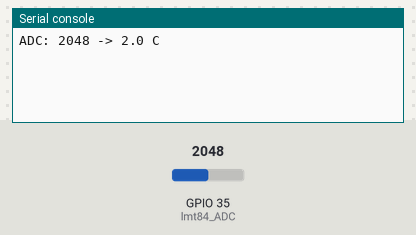
A program run on a simulated ESP32 board running MicroPython. On the bench: the last lines printed to the serial console. The test bench sets the inputs (shaded band); at power-on: GPIO 35 (lmt84_ADC) = 2048 (analog values on the 0–4095 scale).

Above: at 1.2 s.
1.3 s: GPIO 35 (lmt84_ADC) set to 2866
At 2.4 s:
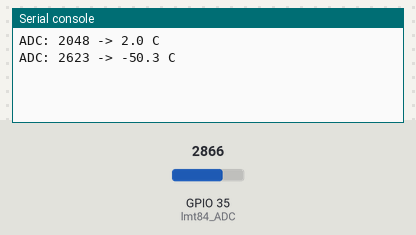
2.8 s: GPIO 35 (lmt84_ADC) set to 3603
At 3.5 s:
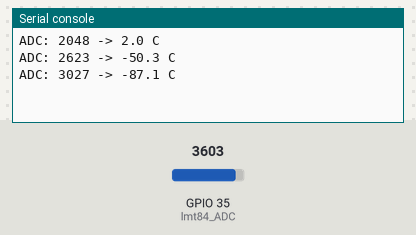
Timing chart, 0 to 5.8 s (numbered marks = the images above; inputs shaded):
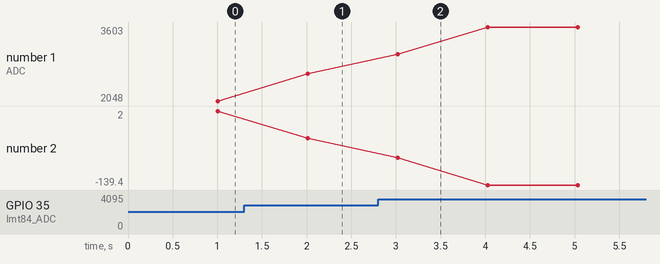

The program:

lmt84.py
```python
from machine import ADC, Pin
from time import sleep

lmt84_ADC = ADC(Pin(35))
lmt84_ADC.atten(ADC.ATTN_6DB)
ADC2_mV = 2048.0 / 4095.0

alpha = -5.5
beta = 1035
average = 128

while True:
    ADC_value = 0
    if average > 1:
        for i in range (average):
            ADC_value += lmt84_ADC.read()
            sleep(1 / average)
        ADC_value = ADC_value / average
    else:
        ADC_value = lmt84_ADC.read()
        sleep(1)

    mV = ADC2_mV * ADC_value
    temp = (mV - beta) / alpha
    print(f'ADC: {ADC_value:.0f} -> {temp:.1f} C')
```

Measured:
- after the input at 1.3 s, the serial console: prints a new line after 0.71 s (image 1)
- after the input at 2.8 s, the serial console: prints a new line after 0.22 s (image 2)
- plotted number 1: 2048 → 2623 after the input at 1.3 s, 2623 → 3603 after the input at 2.8 s
- plotted number 2: 2 → -50.3 after the input at 1.3 s, -50.3 → -139.4 after the input at 2.8 s
